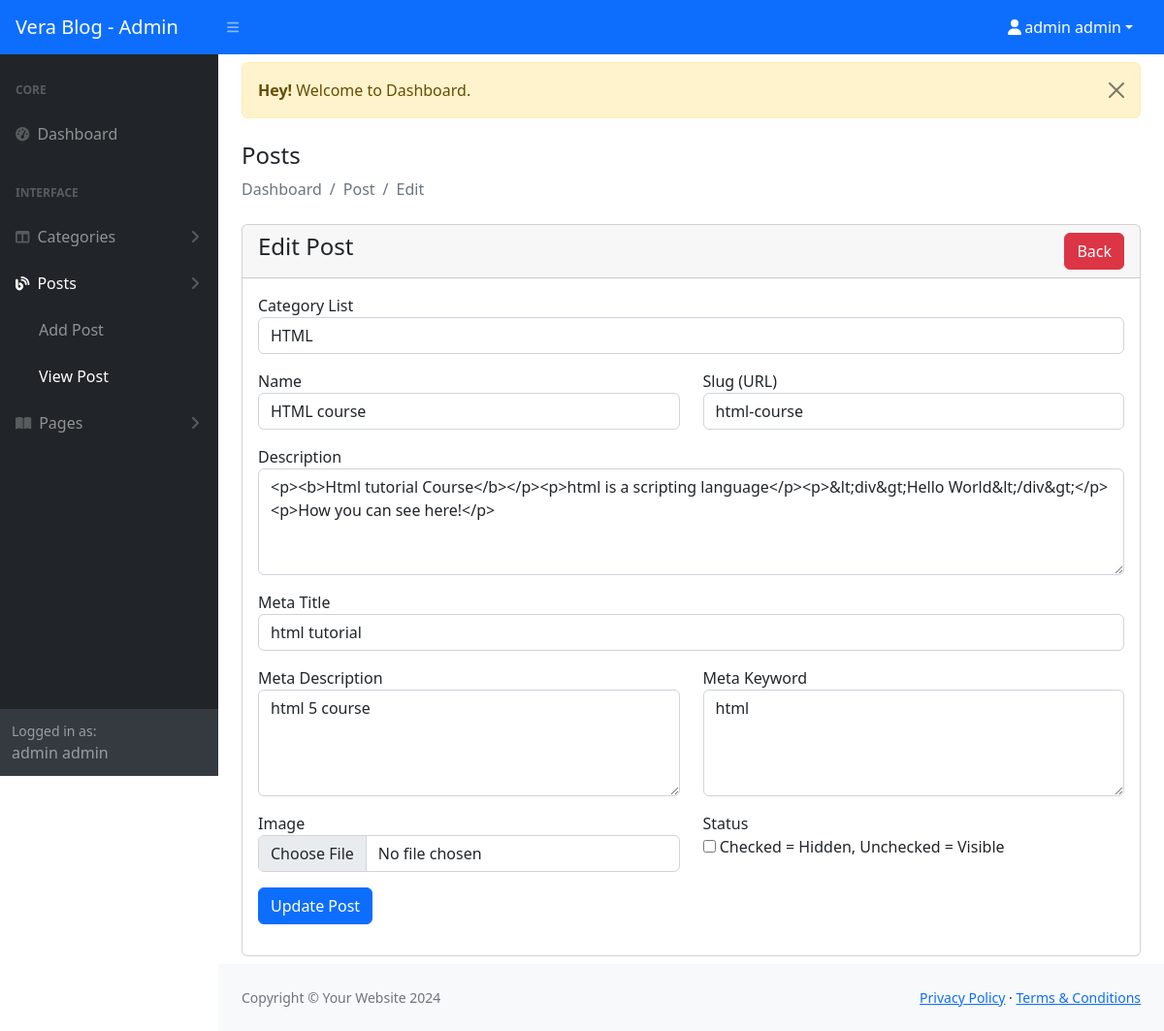
Page /admin/post-edit.php?id=2 (signed in) on the committed database.
### tables this page shows
CREATE TABLE `posts` (
  `id` int(11) NOT NULL,
  `category_id` int(11) NOT NULL,
  `name` varchar(191) NOT NULL,
  `slug` varchar(191) NOT NULL,
  `description` text DEFAULT NULL,
  `image` text DEFAULT NULL,
  `meta_title` varchar(191) NOT NULL,
  `meta_description` mediumtext NOT NULL,
  `meta_keyword` mediumtext NOT NULL,
  `status` tinyint(1) DEFAULT 0,
  `created_at` timestamp NULL DEFAULT current_timestamp()
);

CREATE TABLE `categories` (
  `id` int(11) NOT NULL,
  `name` varchar(191) NOT NULL,
  `slug` varchar(191) NOT NULL,
  `description` text DEFAULT NULL,
  `meta_title` varchar(191) NOT NULL,
  `meta_description` mediumtext DEFAULT NULL,
  `meta_keyword` mediumtext DEFAULT NULL,
  `navbar_status` tinyint(1) DEFAULT 0,
  `status` tinyint(1) DEFAULT 0 COMMENT '0=visible, 1=hidden, 2=deleted',
  `created_at` timestamp NULL DEFAULT current_timestamp()
);

### admin/post-edit.php (the view, shortened to what this page needs)
<?php
  include('authentication.php');
  if(isset($_GET['id'])) {
    $post_id = $_GET['id'];
  }
  $post_query = "SELECT * FROM posts WHERE id = '$post_id'";
  $post_result = mysqli_query($con,$post_query);
  $post_data = mysqli_fetch_assoc($post_result);
  $category_query = "SELECT * FROM categories";
  $category_result = mysqli_query($con,$category_query);
  include('includes/header.php');
?>
<div class="container-fluid px-4 my-2">
  <?php include('../message.php') ?>
  <h4 class="mt-4">Posts</h4>
  <ol class="breadcrumb mb-4">
      <li class="breadcrumb-item active">Dashboard</li>
      <li class="breadcrumb-item active">Post</li>
      <li class="breadcrumb-item active">Edit</li>
  </ol>
  <div class="row">
    <div class="col-md-12">
      <div class="card">
        <div class="card-header">
          <h4>
            Edit Post
            <a href="post-view.php" class="btn btn-danger float-end">Back</a>
          </h4>
        </div>
        <div class="card-body">
          <form action="post-code.php" enctype="multipart/form-data" method="post">
            <div class="col-md-12 mb-3">
              <label>Category List</label>
              <?php if(mysqli_num_rows($category_result) == 0): ?>
                <h5>No Category Available</h5>
              <?php else : ?>
                <select name="category_id" required class="form-control">
                  <?php while($category = mysqli_fetch_assoc($category_result)): ?>
                    <option <?= $post_data['category_id'] == $category['id'] ? 'selected' : '' ?> value="<?= $category['id'] ?>"><?=$category['name']?></option>
                  <?php endwhile ?>
                </select>
              <?php endif ?>
            </div>
            <div class="row">
              <div class="col-md-6 mb-3">
                <label>Name</label>
                <input type="text" required value="<?= $post_data['name'] ?>" name="name" class="form-control" >
              </div>
              <div class="col-md-6 mb-3">
                <label>Slug (URL)</label>
                <input type="text" required value="<?= $post_data['slug'] ?>" name="slug" class="form-control" >
              </div>
              <div class="col-md-12 mb-3">
                <label>Description</label>
                <textarea name="description" id="summernote" required maxlength="191" class="form-control" rows="4"><?= htmlentities($post_data['description']) ?></textarea>
              </div>
              <div class="col-md-12 mb-3">
                <label>Meta Title</label>
                <input type="text" required value="<?= $post_data['meta_title'] ?>" name="meta_title" class="form-control" >
              </div>
              <div class="col-md-6 mb-3">
                <label>Meta Description</label>
                <textarea name="meta_description" required maxlength="191" class="form-control" rows="4"><?= $post_data['meta_description'] ?></textarea>
              </div>
              <div class="col-md-6 mb-3">
                <label>Meta Keyword</label>
                <textarea name="meta_keyword" required maxlength="191" class="form-control" rows="4"><?= $post_data['meta_keyword'] ?></textarea>
              </div>
              <div class="col-md-6 mb-3">
                <label>Image</label>
                <input type="file" name="image" class="form-control" >
              </div>
              <div class="col-md-6 mb-3">
                <label>Status</label> <br>
                <input type="checkbox" <?= $post_data['status'] == '1' ? 'checked' : '' ?> name="status" width="4rem" height="4rem" >
                Checked = Hidden, Unchecked = Visible
              </div>
              <div class="col-md-6 mb-3">
                <button type="submit" name="update_post_btn" class="btn btn-primary">Update Post</button>
              </div>
            </div>
          </form>
        </div>
      </div>
    </div>
  </div>
</div>
<?php
  include('./includes/footer.php');
  include('./includes/script.php')
?>

### rows in the picture
posts: category_id "HTML", name "HTML course", slug "html-course", description "<p><b>Html tutorial Course</b></p><p>html is a scripting language</p><p>&lt;div&gt;Hello World&lt;/div&gt;</p><p>How you can see here!</p>", meta_title "html tutorial", meta_description "html 5 course", meta_keyword "html"

### other values in the picture
$_SESSION['auth_user']['user_name'] "admin admin"
$_SESSION['message'] "Welcome to Dashboard"
